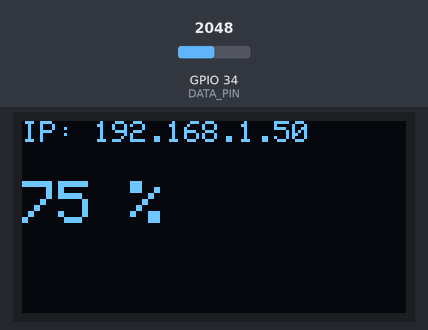
The program below on a simulated ESP32. Shown: 128×64 one-colour display. The inputs (shaded band) are chosen by the test bench; at power-on: GPIO 34 (DATA_PIN) = 2048. WiFi joins after 1.5 s; servers stay silent unless stated; no MQTT or app messages arrive unless stated; what the program prints to the serial monitor is not drawn.

Above: at 5.8 s.
5.9 s: GPIO 34 (DATA_PIN) set to 2866
At 10.8 s:
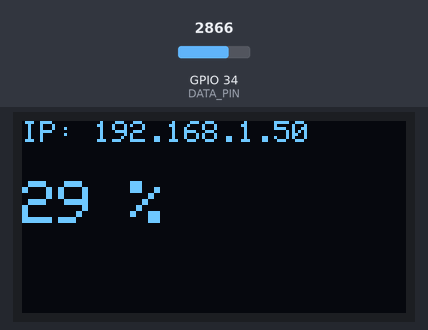
11.1 s: GPIO 34 (DATA_PIN) set to 3603
At 15.9 s:
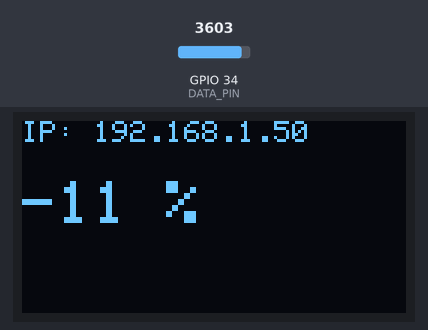
16.2 s: GPIO 34 (DATA_PIN) set to 4095
At 20.9 s:
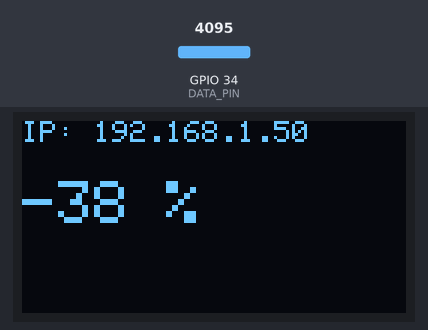
Timing chart, 0 to 22.4 s (numbered marks = the images above; inputs shaded):
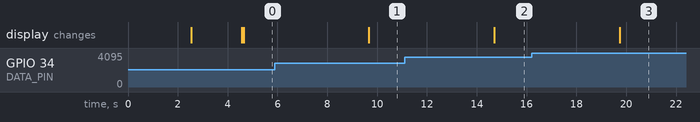

Measured:
- after the input at 5.9 s, the display: changes after 3.8 s (image 1)
- after the input at 11.1 s, the display: changes after 3.6 s (image 2)
- after the input at 16.2 s, the display: changes after 3.5 s (image 3)

The program:

main.cpp
```cpp
#include <WiFiManager.h>         // https://github.com/tzapu/WiFiManager
#include <Wire.h>
#include <Adafruit_GFX.h>
#include <Adafruit_SSD1306.h>
#include <ArduinoMqttClient.h>

/**
 * Sleep Configuration
 */
#define uS_TO_S_FACTOR 1000000  /* Conversion factor for micro seconds to seconds */
#define TIME_TO_SLEEP  5        /* Time ESP32 will go to sleep (in seconds) */


WiFiServer server(80);

/**
 * MQTT Config
 */
// MQTT Configuration
const char broker[] = "10.0.1.5";
int        port     = 1883;
const char topic[]  = "temp/plant";

WiFiClient wifiClient;
MqttClient mqttClient(wifiClient);

/**
 * Sensor Config
 */
// pin where sensor is connected
// const int DATA_PIN = A0; // ESP8266
const int DATA_PIN = 34;

// change for each unique sensorNumber
//int sensorNumber = 1; // bedroom workbench
int sensorNumber = 2; // living room, battery test
int soil_moisture_value = 0;
int soil_moisure_percent = 0;

// calibration values
// in order to get these values
// place sensor in open air = reading will be Value_1
// place sensor in water = reading will be Value_2
const int air_value = 3400;   //you need to replace this value with Value_1
const int water_value = 1600;   //you need to replace this value with Value_2

/**
 * Display Config
 */
#define SCREEN_WIDTH 128
#define SCREEN_HEIGHT 64

Adafruit_SSD1306 display(SCREEN_WIDTH, SCREEN_HEIGHT, &Wire, -1);

void sendMessageToMqtt(){
  // send message to mqtt
  Serial.println(F("Sending message to MQTT"));
  mqttClient.beginMessage(topic);
  mqttClient.print(soil_moisure_percent);
  mqttClient.endMessage();
}


void displayVals(){
// Clear the buffer.
  Serial.println("In displayIP.");
  display.clearDisplay();

  display.setTextSize(1);             // Normal 1:1 pixel scale
  display.setTextColor(SSD1306_WHITE);        // Draw white text
  display.setCursor(0,0);             // Start at top-left corner
  display.print(F("IP: "));
  display.println(WiFi.localIP());

  display.setTextSize(2);             // Normal 1:1 pixel scale
  display.setCursor(0,20);             // Start at top-left corner
  display.print(soil_moisure_percent);
  display.println(" %");

  display.display();
}

void setup() {
  Serial.begin(115200);
  delay(1000); //Take some time to open up the Serial Monitor

  pinMode(DATA_PIN,INPUT);

  Serial.println("Setting WIFI STA");
  WiFi.mode(WIFI_STA);

  // WiFiManager
  // Local intialization. Once its business is done, there is no need to keep it around
  WiFiManager wifiManager;

  // Uncomment and run it once, if you want to erase all the stored information
  //wifiManager.resetSettings();

  // set custom ip for portal
  //wifiManager.setAPConfig(IPAddress(10,0,1,1), IPAddress(10,0,1,1), IPAddress(255,255,255,0));

  // fetches ssid and pass from eeprom and tries to connect
  // if it does not connect it starts an access point with the specified name
  // here  "AutoConnectAP"
  // and goes into a blocking loop awaiting configuration
  wifiManager.autoConnect("AutoConnectAP");
  // or use this for auto generated name ESP + ChipID
  //wifiManager.autoConnect();

  // if you get here you have connected to the WiFi
  Serial.println("Connected.");

  server.begin();


  // Start I2C Communication SDA = 5 and SCL = 4 on Wemos Lolin32 ESP32 with built-in SSD1306 OLED
  Wire.begin(5, 4);

  if(!display.begin(SSD1306_SWITCHCAPVCC, 0x3C, false, false)) {
    Serial.println(F("SSD1306 allocation failed"));
    for(;;);
  }
  delay(2000); // Pause for 2 seconds

  // Clear the buffer.
  display.clearDisplay();

  display.setTextSize(1);             // Normal 1:1 pixel scale
  display.setTextColor(SSD1306_WHITE);        // Draw white text
  display.setCursor(0,0);             // Start at top-left corner
  display.println(F("Welcome!! Starting things up...."));

//  display.setTextColor(SSD1306_BLACK, SSD1306_WHITE); // Draw 'inverse' text
//  display.println(3.141592);
//
//  display.setTextSize(2);             // Draw 2X-scale text
//  display.setTextColor(SSD1306_WHITE);
//  display.print(F("0x"));
//  display.println(0xDEADBEEF, HEX);

  display.display();

  //displayVals();

  Serial.print("Attempting to connect to the MQTT broker: ");
  Serial.println(broker);
  if (!mqttClient.connect(broker, port)) {
    Serial.print("MQTT connection failed! Error code = ");
    Serial.println(mqttClient.connectError());
    while (1);
  }

  Serial.println("You're connected to the MQTT broker!");
  Serial.println();

  //sendMessageToMqtt();

}

float movingAverage(float value) {
  const byte nvalues = 8;             // Moving average window size

  static byte current = 0;            // Index for current value
  static byte cvalues = 0;            // Count of values read (<= nvalues)
  static float sum = 0;               // Rolling sum
  static float values[nvalues];

  sum += value;

  // If the window is full, adjust the sum by deleting the oldest value
  if (cvalues == nvalues)
    sum -= values[current];

  values[current] = value;          // Replace the oldest with the latest

  if (++current >= nvalues)
    current = 0;

  if (cvalues < nvalues)
    cvalues += 1;

  return sum/cvalues;
}

void loop() {
  Serial.println("Main Loop.");
    // call poll() regularly to allow the library to send MQTT keep alive which
  // avoids being disconnected by the broker
  mqttClient.poll();

  int x = movingAverage(analogRead(DATA_PIN));
  Serial.print("Moving Average: ");
  Serial.println(x);

  soil_moisture_value=0;
  soil_moisture_value = analogRead(DATA_PIN);
  soil_moisure_percent = map(soil_moisture_value, air_value, water_value, 0, 100);

  Serial.print("Soild Moisture Sensor Value: ");
  Serial.print(soil_moisture_value); // read the value from the sensor
  Serial.print(", Soild Moisture Percentage: ");
  Serial.println(soil_moisure_percent);

  displayVals();

  sendMessageToMqtt();

  delay(TIME_TO_SLEEP * 1000);

}
```
